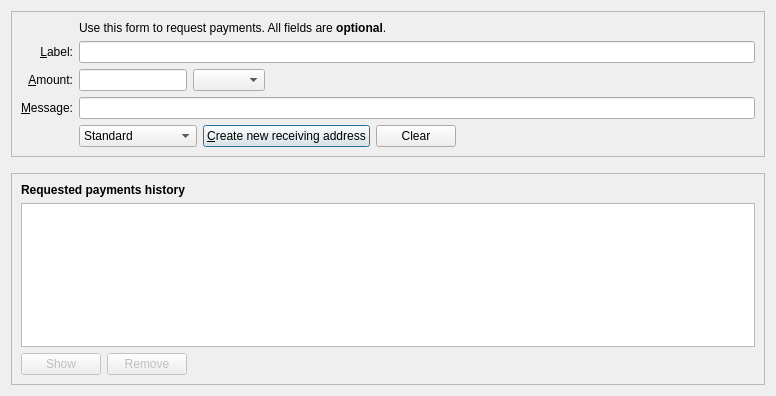
<?xml version="1.0" encoding="UTF-8"?>
<ui version="4.0">
 <class>ReceiveCoinsDialog</class>
 <widget class="QDialog" name="ReceiveCoinsDialog">
  <property name="geometry">
   <rect>
    <x>0</x>
    <y>0</y>
    <width>776</width>
    <height>396</height>
   </rect>
  </property>
  <layout class="QVBoxLayout" name="verticalLayout" stretch="0,0,1">
   <item>
    <widget class="QFrame" name="frame2">
     <property name="sizePolicy">
      <sizepolicy hsizetype="Preferred" vsizetype="Expanding">
       <horstretch>0</horstretch>
       <verstretch>0</verstretch>
      </sizepolicy>
     </property>
     <property name="frameShape">
      <enum>QFrame::StyledPanel</enum>
     </property>
     <property name="frameShadow">
      <enum>QFrame::Sunken</enum>
     </property>
     <layout class="QVBoxLayout" name="verticalLayout_3">
      <item>
       <layout class="QGridLayout" name="gridLayout">
        <item row="5" column="0">
         <widget class="QLabel" name="label">
          <property name="toolTip">
           <string>An optional amount to request. Leave this empty or zero to not request a specific amount.</string>
          </property>
          <property name="text">
           <string>&amp;Amount:</string>
          </property>
          <property name="alignment">
           <set>Qt::AlignRight|Qt::AlignTrailing|Qt::AlignVCenter</set>
          </property>
          <property name="buddy">
           <cstring>reqAmount</cstring>
          </property>
         </widget>
        </item>
        <item row="4" column="0">
         <widget class="QLabel" name="label_2">
          <property name="toolTip">
           <string>An optional label to associate with the new receiving address.</string>
          </property>
          <property name="text">
           <string>&amp;Label:</string>
          </property>
          <property name="alignment">
           <set>Qt::AlignRight|Qt::AlignTrailing|Qt::AlignVCenter</set>
          </property>
          <property name="buddy">
           <cstring>reqMessage</cstring>
          </property>
         </widget>
        </item>
        <item row="6" column="0">
         <widget class="QLabel" name="label_3">
          <property name="toolTip">
           <string>An optional message to attach to the payment request, which will be displayed when the request is opened. Note: The message will not be sent with the payment over the Ghost network.</string>
          </property>
          <property name="text">
           <string>&amp;Message:</string>
          </property>
          <property name="alignment">
           <set>Qt::AlignRight|Qt::AlignTrailing|Qt::AlignVCenter</set>
          </property>
          <property name="buddy">
           <cstring>reqMessage</cstring>
          </property>
         </widget>
        </item>
        <item row="4" column="2">
         <widget class="QLineEdit" name="reqLabel">
          <property name="toolTip">
           <string>An optional label to associate with the new receiving address (used by you to identify an invoice).  It is also attached to the payment request.</string>
          </property>
         </widget>
        </item>
        <item row="2" column="2">
         <widget class="QLabel" name="label_5">
          <property name="text">
           <string>Use this form to request payments. All fields are &lt;b&gt;optional&lt;/b&gt;.</string>
          </property>
         </widget>
        </item>
        <item row="7" column="0">
         <widget class="QLabel" name="label_4">
          <property name="text">
           <string/>
          </property>
         </widget>
        </item>
        <item row="6" column="2">
         <widget class="QLineEdit" name="reqMessage">
          <property name="toolTip">
           <string>An optional message that is attached to the payment request and may be displayed to the sender.</string>
          </property>
         </widget>
        </item>
        <item row="7" column="2">
         <layout class="QHBoxLayout" name="horizontalLayout">
          <item>
           <widget class="QComboBox" name="cbxAddressType">
            <property name="locale">
             <locale language="English" country="UnitedKingdom"/>
            </property>
            <item>
             <property name="text">
              <string>Standard</string>
             </property>
            </item>
            <item>
             <property name="text">
              <string>Stealth</string>
             </property>
            </item>
            <item>
             <property name="text">
              <string>Extended</string>
             </property>
            </item>
            <item>
             <property name="text">
              <string>Standard 256bit</string>
             </property>
            </item>
           </widget>
          </item>
          <item>
           <widget class="QPushButton" name="receiveButton">
            <property name="minimumSize">
             <size>
              <width>150</width>
              <height>0</height>
             </size>
            </property>
            <property name="text">
             <string>&amp;Create new receiving address</string>
            </property>
            <property name="icon">
             <iconset resource="../bitcoin.qrc">
              <normaloff>:/icons/receiving_addresses</normaloff>:/icons/receiving_addresses</iconset>
            </property>
            <property name="autoDefault">
             <bool>false</bool>
            </property>
            <property name="default">
             <bool>true</bool>
            </property>
           </widget>
          </item>
          <item>
           <widget class="QPushButton" name="clearButton">
            <property name="sizePolicy">
             <sizepolicy hsizetype="Minimum" vsizetype="Fixed">
              <horstretch>0</horstretch>
              <verstretch>0</verstretch>
             </sizepolicy>
            </property>
            <property name="toolTip">
             <string>Clear all fields of the form.</string>
            </property>
            <property name="text">
             <string>Clear</string>
            </property>
            <property name="icon">
             <iconset resource="../bitcoin.qrc">
              <normaloff>:/icons/remove</normaloff>:/icons/remove</iconset>
            </property>
            <property name="autoDefault">
             <bool>false</bool>
            </property>
           </widget>
          </item>
          <item>
           <spacer name="horizontalSpacer">
            <property name="orientation">
             <enum>Qt::Horizontal</enum>
            </property>
            <property name="sizeHint" stdset="0">
             <size>
              <width>40</width>
              <height>20</height>
             </size>
            </property>
           </spacer>
          </item>
         </layout>
        </item>
        <item row="7" column="0">
         <widget class="QLabel" name="label_7">
          <property name="text">
           <string/>
          </property>
         </widget>
        </item>
        <item row="5" column="2">
         <layout class="QHBoxLayout" name="horizontalLayout_6">
          <item>
           <widget class="BitcoinAmountField" name="reqAmount">
            <property name="sizePolicy">
             <sizepolicy hsizetype="Fixed" vsizetype="Fixed">
              <horstretch>0</horstretch>
              <verstretch>0</verstretch>
             </sizepolicy>
            </property>
            <property name="minimumSize">
             <size>
              <width>80</width>
              <height>0</height>
             </size>
            </property>
            <property name="maximumSize">
             <size>
              <width>1000</width>
              <height>100</height>
             </size>
            </property>
            <property name="toolTip">
             <string>An optional amount to request. Leave this empty or zero to not request a specific amount.</string>
            </property>
           </widget>
          </item>
          <item>
           <widget class="QComboBox" name="addressType">
            <property name="sizePolicy">
             <sizepolicy hsizetype="Fixed" vsizetype="Fixed">
              <horstretch>0</horstretch>
              <verstretch>0</verstretch>
             </sizepolicy>
            </property>
            <property name="maximumSize">
             <size>
              <width>1000</width>
              <height>16777215</height>
             </size>
            </property>
            <property name="focusPolicy">
             <enum>Qt::StrongFocus</enum>
            </property>
           </widget>
          </item>
          <item>
           <spacer name="horizontalSpacer_3">
            <property name="orientation">
             <enum>Qt::Horizontal</enum>
            </property>
            <property name="sizeHint" stdset="0">
             <size>
              <width>0</width>
              <height>0</height>
             </size>
            </property>
           </spacer>
          </item>
         </layout>
        </item>
       </layout>
      </item>
     </layout>
    </widget>
   </item>
   <item>
    <spacer name="verticalSpacer_2">
     <property name="orientation">
      <enum>Qt::Vertical</enum>
     </property>
     <property name="sizeHint" stdset="0">
      <size>
       <width>20</width>
       <height>10</height>
      </size>
     </property>
    </spacer>
   </item>
   <item>
    <widget class="QFrame" name="frame">
     <property name="sizePolicy">
      <sizepolicy hsizetype="Preferred" vsizetype="Expanding">
       <horstretch>0</horstretch>
       <verstretch>0</verstretch>
      </sizepolicy>
     </property>
     <property name="frameShape">
      <enum>QFrame::StyledPanel</enum>
     </property>
     <property name="frameShadow">
      <enum>QFrame::Raised</enum>
     </property>
     <layout class="QVBoxLayout" name="verticalLayout_2">
      <item>
       <widget class="QLabel" name="label_6">
        <property name="font">
         <font>
          <weight>75</weight>
          <bold>true</bold>
         </font>
        </property>
        <property name="text">
         <string>Requested payments history</string>
        </property>
       </widget>
      </item>
      <item>
       <widget class="QTableView" name="recentRequestsView">
        <property name="contextMenuPolicy">
         <enum>Qt::CustomContextMenu</enum>
        </property>
        <property name="tabKeyNavigation">
         <bool>false</bool>
        </property>
        <property name="sortingEnabled">
         <bool>true</bool>
        </property>
       </widget>
      </item>
      <item>
       <layout class="QHBoxLayout" name="horizontalLayout_2">
        <item>
         <widget class="QPushButton" name="showRequestButton">
          <property name="enabled">
           <bool>false</bool>
          </property>
          <property name="toolTip">
           <string>Show the selected request (does the same as double clicking an entry)</string>
          </property>
          <property name="text">
           <string>Show</string>
          </property>
          <property name="icon">
           <iconset resource="../bitcoin.qrc">
            <normaloff>:/icons/eye</normaloff>:/icons/eye</iconset>
          </property>
          <property name="autoDefault">
           <bool>false</bool>
          </property>
         </widget>
        </item>
        <item>
         <widget class="QPushButton" name="removeRequestButton">
          <property name="enabled">
           <bool>false</bool>
          </property>
          <property name="toolTip">
           <string>Remove the selected entries from the list</string>
          </property>
          <property name="text">
           <string>Remove</string>
          </property>
          <property name="icon">
           <iconset resource="../bitcoin.qrc">
            <normaloff>:/icons/remove</normaloff>:/icons/remove</iconset>
          </property>
          <property name="autoDefault">
           <bool>false</bool>
          </property>
         </widget>
        </item>
        <item>
         <spacer name="horizontalSpacer_2">
          <property name="orientation">
           <enum>Qt::Horizontal</enum>
          </property>
          <property name="sizeHint" stdset="0">
           <size>
            <width>40</width>
            <height>20</height>
           </size>
          </property>
         </spacer>
        </item>
       </layout>
      </item>
     </layout>
    </widget>
   </item>
  </layout>
 </widget>
 <customwidgets>
  <customwidget>
   <class>BitcoinAmountField</class>
   <extends>QLineEdit</extends>
   <header>qt/bitcoinamountfield.h</header>
   <container>1</container>
  </customwidget>
 </customwidgets>
 <tabstops>
  <tabstop>reqLabel</tabstop>
  <tabstop>reqAmount</tabstop>
  <tabstop>addressType</tabstop>
  <tabstop>reqMessage</tabstop>
  <tabstop>receiveButton</tabstop>
  <tabstop>clearButton</tabstop>
  <tabstop>recentRequestsView</tabstop>
  <tabstop>showRequestButton</tabstop>
  <tabstop>removeRequestButton</tabstop>
 </tabstops>
 <resources>
  <include location="../bitcoin.qrc"/>
 </resources>
 <connections/>
</ui>
